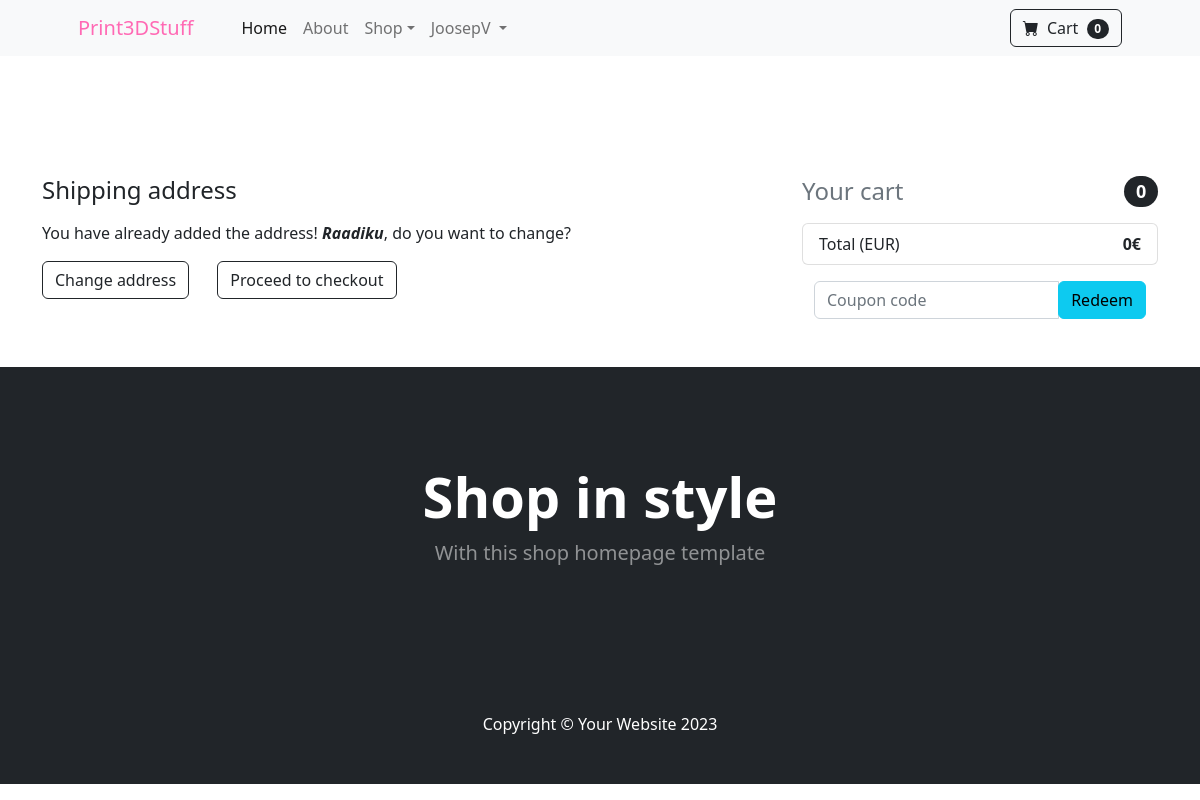
Before: /shipping-address/ (signed in) with the older database file.
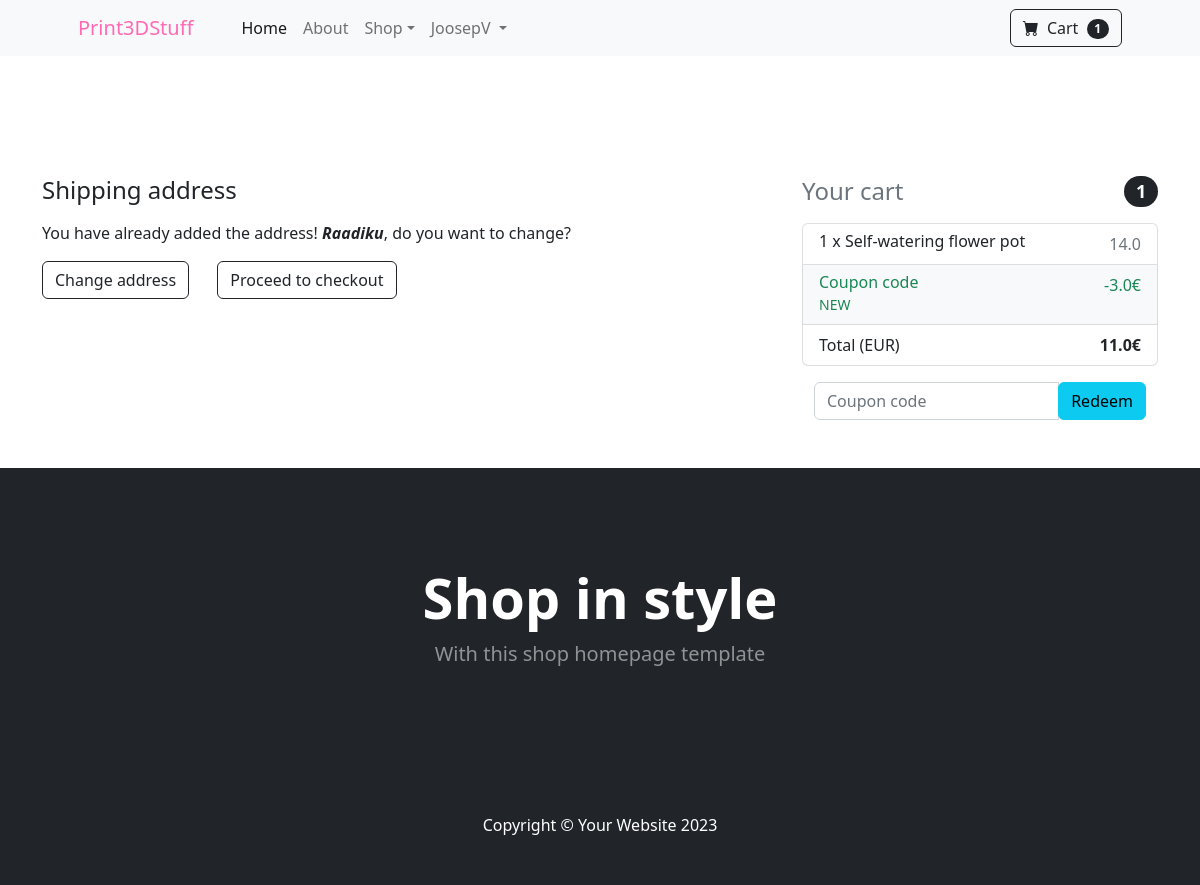
After: the same page with the newer database file.
### mainapp/models.py (models this page shows, shortened)
class Order(models.Model):
    user = models.ForeignKey(User, on_delete=models.CASCADE)
    order_ref = models.CharField(max_length=20)
    items = models.ManyToManyField(OrderItem)
    ordered_date = models.DateTimeField()
    ordered = models.BooleanField(default=False)
    billing_address = models.ForeignKey('BillingAddress', on_delete=models.SET_NULL, blank=True, null=True)
    coupon = models.ForeignKey('Coupon', on_delete=models.SET_NULL, blank=True, null=True)
    payment = models.ForeignKey('Payment', on_delete=models.SET_NULL, blank=True, null=True)
    delivered = models.BooleanField(default=False)
    received = models.BooleanField(default=False)
    refund_requested = models.BooleanField(default=False)
    refund_granted = models.BooleanField(default=False)
    def total_price(self):
        total = 0
        for order_item in self.items.all():
            total += order_item.final_price()
        if self.coupon:
            total -= self.coupon.amount
        return total

class BillingAddress(models.Model):
    user = models.ForeignKey(User, on_delete=models.CASCADE)
    street_address = models.CharField(max_length=100)
    apartment = models.CharField(max_length=5)
    country = CountryField(blank_label="(select country)", null=True)
    zip = models.CharField(max_length=10)

class OrderItem(models.Model):
    user = models.ForeignKey(User, on_delete=models.CASCADE)
    ordered = models.BooleanField(default=False)
    item = models.ForeignKey(Item, on_delete=models.CASCADE)
    quantity = models.IntegerField(default=1)
    def total_item_discount_price(self):
        return self.quantity * self.item.discount_price
    def final_price(self):
        if self.item.discount_price:
            return self.total_item_discount_price()
        else:
            return self.total_item_price()

class Item(models.Model):
    title = models.CharField(max_length=100)
    price = models.FloatField()
    discount_price = models.FloatField(blank=True, null=True)
    category = models.CharField(choices=CATEGORY_CHOICES, max_length=5)
    slug = models.SlugField()
    description = models.TextField()
    image = models.ImageField()

class Coupon(models.Model):
    code = models.CharField(max_length=100)
    amount = models.FloatField()

### mainapp/views.py (the view, shortened to what this page needs)
# urls.py: path('shipping-address/', views.ShippingAddressView.as_view(), name='shipping'),
class ShippingAddressView(View):
    def get(self, *args, **kwargs):
        try:
            order = Order.objects.get(user=self.request.user, ordered=False)
            form = ShippingAddressForm()
            context = {
                'form': form,
                'order': order,
                'couponform': CouponForm(),
                'display_coupon_form': True,
            }
            return render(self.request, 'shipping_address.html', context)
        except ObjectDoesNotExist:
            messages.warning(self.request, 'You do not have an active order.')
            return redirect('mainapp:summary')

### mainapp/forms.py
class ShippingAddressForm(forms.Form):
    street_address = forms.CharField(widget=forms.TextInput(attrs={
        'class': 'form-control',
        'id': 'floatingInput',
        'placeholder': 'Street name and house number',
    }))
    apartment_address = forms.CharField(widget=forms.TextInput(attrs={
        'class': 'form-control',
        'id': 'floatingApartment',
        'placeholder': 'Apartment',
    }))
    country = CountryField(blank_label='Select Country').formfield(widget=CountrySelectWidget(attrs={
        'class': 'form-control',
        'id': 'floatingSelect',
        'placeholder': 'Select Country',
        'aria-label': 'Select country',
    }))
    zip_code = forms.CharField(widget=forms.TextInput(attrs={
        'class': 'form-control',
        'id': 'floatingZip',
        'placeholder': 'Zip Code',
    }))

class CouponForm(forms.Form):
    code = forms.CharField(widget=forms.TextInput(attrs={
        "class": "form-control",
        "placeholder": "Coupon code"
    }))

### templates/shipping_address.html (shortened to what this page needs)
{% extends 'base.html' %}
{% block content %}
<section class="py-5">
  <div class="container">
    <div class="row">
      <div class="col-md-8">
        <h4 class="mb-3">Shipping address</h4>
        {% if order.billing_address %}
        <p>You have already added the address! <i><b>{{ order.billing_address.street_address }}</b></i>, do you want to change?</p>
        <a href="{% url 'mainapp:shipping' %}" class="btn btn-outline-dark mt-auto me-4">Change address</a>
        <a href="{% url 'mainapp:payment' %}" class="btn btn-outline-dark mt-auto me-4">Proceed to checkout</a>
        {% endif %}
      </div>
      <div class="col-md-4">
        {% include 'cart_snippet.html' %}
      </div>
    </div>
  </div>
</section>
{% endblock %}

### templates/base.html (shortened to what this page needs)
{% load static %}
{% load cart_template %}
<!DOCTYPE html>
<html lang="en">
    <head>
        <link href="https://cdn.jsdelivr.net/npm/bootstrap-icons@1.5.0/font/bootstrap-icons.css" rel="stylesheet" />
        <link href="{% static 'css/styles.css' %}" rel="stylesheet" />
    </head>
    <body>
        <nav class="navbar navbar-expand-lg navbar-light bg-light">
            <div class="container px-4 px-lg-5">
                <a class="navbar-brand" style="color: hotpink;" href="{% url 'mainapp:index' %}">Print3DStuff</a>
                <div class="collapse navbar-collapse" id="navbarSupportedContent">
                    <ul class="navbar-nav me-auto mb-2 mb-lg-0 ms-lg-4">
                        <li class="nav-item"><a class="nav-link active" aria-current="page" href="{% url 'mainapp:index' %}">Home</a></li>
                        <li class="nav-item"><a class="nav-link" href="{% url 'mainapp:about' %}">About</a></li>
                        <li class="nav-item dropdown">
                            <a class="nav-link dropdown-toggle" id="navbarDropdown" href="#" role="button" data-bs-toggle="dropdown" aria-expanded="false">Shop</a>
                        </li>
                        {% if user.is_authenticated %}
                        <li class="nav-item dropdown">
                            <a class="nav-link dropdown-toggle" href="#" role="button" data-bs-toggle="dropdown" aria-expanded="false">
                                {{ user.get_username }}
                            </a>
                        </li>
                        {% else %}
                            <li class="nav-item"><a class="nav-link active" href="{% url 'accounts:login' %}">Sign in</a></li>
                        {% endif %}
                    </ul>
                    <form class="d-flex">
                        <a class="btn btn-outline-dark" href="{% url 'mainapp:summary' %}" type="submit">
                            <i class="bi-cart-fill me-1"></i>
                            Cart
                            <span class="badge bg-dark text-white ms-1 rounded-pill">
                                {% if user.is_authenticated %}
                                    {{ user|cart_count }}
                                {% else %}
                                    0
                                {% endif %}
                            </span>
                        </a>
                    </form>
                </div>
            </div>
        </nav>
        <div class="mt-5 pt-4">
        </div>
        {% block content %}
        {% endblock %}
        <header class="bg-dark py-5">
            <div class="container px-4 px-lg-5 my-5">
                <div class="text-center text-white">
                    <h1 class="display-4 fw-bolder">Shop in style</h1>
                    <p class="lead fw-normal text-white-50 mb-0">With this shop homepage template</p>
                </div>
            </div>
        </header>
        <footer class="py-5 bg-dark">
            <div class="container"><p class="m-0 text-center text-white">Copyright &copy; Your Website 2023</p></div>
        </footer>
    </body>
</html>

### templates/cart_snippet.html (shortened to what this page needs)
<h4 class="d-flex justify-content-between align-items-center mb-3">
  <span class="text-muted">Your cart</span>
  <span class="badge bg-dark text-white ms-1 rounded-pill">{{ order.items.count }}</span>
</h4>
<ul class="list-group mb-3 z-depth-1">
  {% for order_item in order.items.all %}
  <li class="list-group-item d-flex justify-content-between lh-condensed">
    <div>
      <h6 class="my-0">{{ order_item.quantity }} x {{ order_item.item.title }}</h6>
    </div>
    <span class="text-muted">{{ order_item.final_price }}</span>
  </li>
  {% endfor %}
  {% if order.coupon %}
  <li class="list-group-item d-flex justify-content-between bg-light">
    <div class="text-success">
      <h6 class="my-0">Coupon code</h6>
      <small>{{ order.coupon.code }}</small>
    </div>
    <span class="text-success">-{{ order.coupon.amount }}€</span>
  </li>
  {% endif %}
  <li class="list-group-item d-flex justify-content-between">
    <span>Total (EUR)</span>
    <strong>{{ order.total_price }}€</strong>
  </li>
</ul>
{% if display_coupon_form %}
  <form action="{% url 'mainapp:add-coupon' %}" method="post" autocomplete="off" class="container">
    <div class="input-group">
      {{ couponform.code }}
      <div class="input-group-addon">
        <button class="btn btn-info m-0" type="submit">Redeem</button>
      </div>
    </div>
  </form>
{% endif %}

Changed rows visible on the page:
changed Order "Raadiku": items.count "0" → "1"; coupon_id empty → 2 (drawn); coupon.code (not shown) → "NEW"; coupon.amount (not shown) → "3.0"; total_price "0" → "11.0"
added OrderItem: quantity "1", item "Self-watering flower pot", final_price "14.0"
Other visible differences:
{{ user|cart_count }}: "0" → "1"
text now shown: "Coupon code - €"
